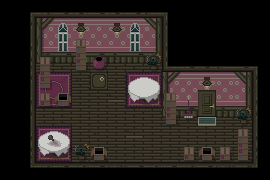

Below is a game level as drawn by its tile map, then a one-line description and the .tmx that defines it (tile-layer data replaced by summaries):
An orthogonal 15x10 tile map with 18x18 px tiles, 3 tile layers (Livello tile 1, Furniture, Foreground), 2 tilesets and 16 objects.

<map version="1.10" tiledversion="1.11.0" orientation="orthogonal" renderorder="right-down" width="15" height="10" tilewidth="18" tileheight="18" infinite="0" nextlayerid="6" nextobjectid="23">
 <tileset firstgid="1" source="../../TILEMAPS/Soffitta/Ceilling.tsx" />
 <tileset firstgid="137" source="../../TILEMAPS/Furniture/Furniture.tsx" />
 <layer id="1" name="Livello tile 1" width="15" height="10">
  <data>[150 cells, 150 non-empty, 46 distinct tile ids]</data>
 </layer>
 <layer id="2" name="Furniture" width="15" height="10">
  <data>[150 cells, 27 non-empty, 17 distinct tile ids]</data>
 </layer>
 <objectgroup id="3" name="Collisioni">
  <object id="2" x="18" y="0" width="162" height="54" />
  <object id="3" x="162" y="54" width="108" height="18" />
  <object id="4" x="252" y="72" width="18" height="108" />
  <object id="5" x="18" y="162" width="234" height="18" />
  <object id="6" x="18" y="54" width="18" height="108" />
  <object id="7" x="36" y="72" width="18" height="18" />
  <object id="8" x="36" y="90" width="36" height="18" />
  <object id="10" x="72" y="54" width="36" height="18" />
  <object id="11" x="144" y="54" width="18" height="18" />
  <object id="15" x="36" y="126" width="36" height="36" />
  <object id="16" x="126" y="72" width="36" height="36" />
  <object id="18" x="162" y="72" width="90" height="36" />
  <object id="19" x="234" y="108" width="18" height="18" />
  <object id="20" x="180" y="144" width="72" height="18" />
  <object id="21" x="162" y="108" width="18" height="18" />
  <object id="22" x="72" y="144" width="36" height="18" />
 </objectgroup>
 <layer id="4" name="Foreground" width="15" height="10">
  <data>[150 cells, 2 non-empty, 1 distinct tile ids]</data>
 </layer>
</map>
